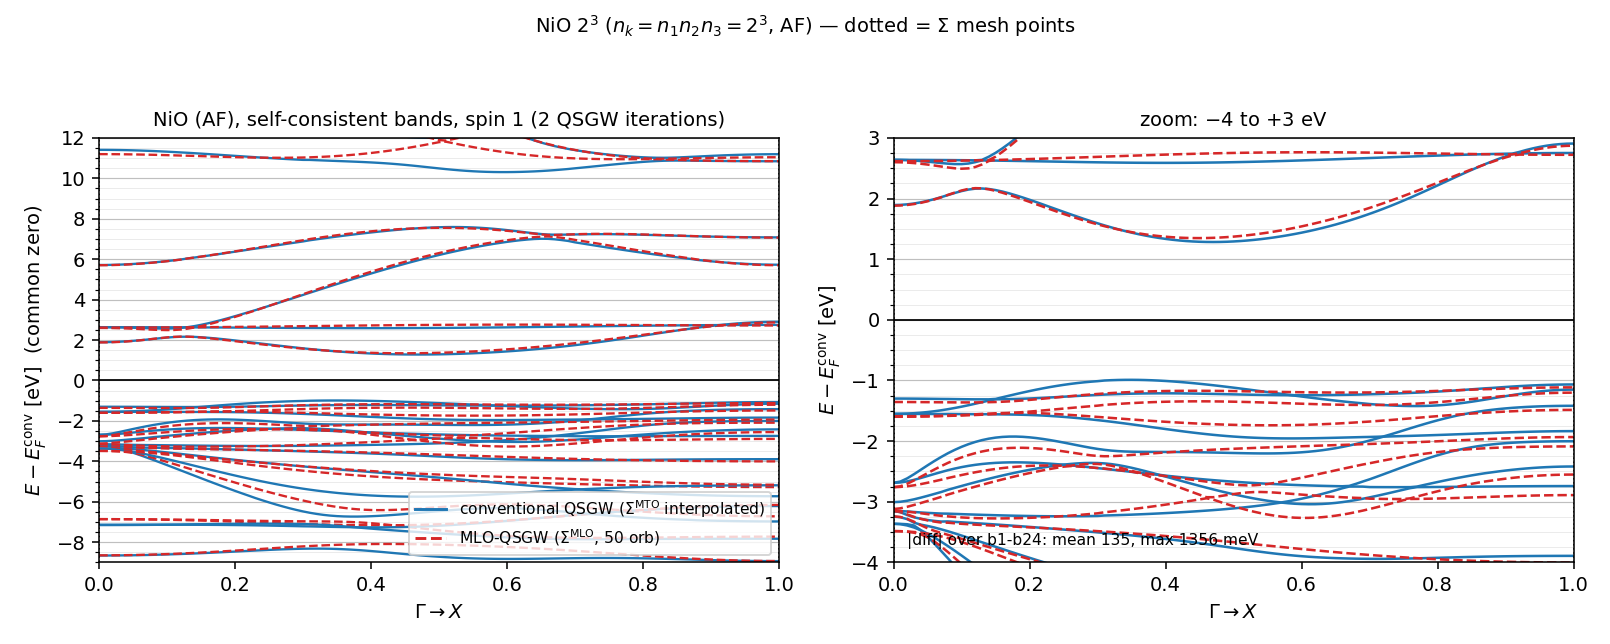

Write the Python code that produced this figure.
#!/usr/bin/env python3
"""NiO 2^3 (AF, nspin=2): conventional QSGW vs MLO-QSGW.
usage: mloqsgw_nio.py REF.dat MLO.dat OUT.png"""
import sys, numpy as np, matplotlib; matplotlib.use('Agg')
import matplotlib.pyplot as plt
from matplotlib.ticker import MultipleLocator
def rd(f):
    xs=[];es=[];cx=[];ce=[];ef=None
    for ln in open(f):
        if ln.startswith('#'):
            if 'base=eferm' in ln: ef=float(ln.split()[1])
            continue
        t=ln.split()
        if len(t)<3:
            if cx: xs.append(cx);es.append(ce);cx=[];ce=[]
            continue
        cx.append(float(t[1])); ce.append(float(t[2]))
    if cx: xs.append(cx);es.append(ce)
    return np.array(xs),np.array(es),ef
xr,er,efr = rd(sys.argv[1]); xm,em,efm = rd(sys.argv[2])
x = xr[0]; NB = min(24, er.shape[0], em.shape[0])
# plot BOTH on the conventional E_F, otherwise the E_F difference shows up as a fake rigid shift
ER = er + efr - efr; EM = em + efm - efr
fig,ax = plt.subplots(1,2,figsize=(11.5,4.6))
for ib in range(NB):
    ax[0].plot(x, ER[ib], '-',  lw=1.2, color='tab:blue')
    ax[0].plot(x, EM[ib], '--', lw=1.2, color='tab:red')
ax[0].plot([],[],'-', color='tab:blue', label='conventional QSGW ($\\Sigma^{\\rm MTO}$ interpolated)')
ax[0].plot([],[],'--',color='tab:red',  label='MLO-QSGW ($\\Sigma^{\\rm MLO}$, 50 orb)')
ax[0].set_ylabel('$E-E_F^{\\rm conv}$ [eV]  (common zero)'); ax[0].legend(fontsize=8, loc='lower right')
ax[0].set_title('NiO (AF), self-consistent bands, spin 1 (2 QSGW iterations)', fontsize=10)
d = EM[:NB]-ER[:NB]
for ib in range(NB):
    ax[1].plot(x, ER[ib], '-',  lw=1.3, color='tab:blue')
    ax[1].plot(x, EM[ib], '--', lw=1.3, color='tab:red')
ax[1].set_ylabel(r'$E-E_F^{\rm conv}$ [eV]')
ax[1].set_ylim(-4, 3)
ax[1].set_title('zoom: $-4$ to $+3$ eV', fontsize=10)
ax[1].text(0.02,0.04,f'|diff| over b1-b{NB}: mean {np.abs(d).mean()*1e3:.0f}, max {np.abs(d).max()*1e3:.0f} meV',
           transform=ax[1].transAxes, fontsize=8)
for a in ax:
    for m in (0.0,1.0): a.axvline(m,color='k',ls=':',lw=0.8)
    a.set_xlabel('$\\Gamma \\to X$'); a.set_xlim(0,1)
    a.grid(axis='y', which='major', color='0.75', lw=0.6)
    a.grid(axis='y', which='minor', color='0.9',  lw=0.4)
ax[0].yaxis.set_major_locator(MultipleLocator(2.0))   # eV
ax[0].set_ylim(-9, 12)
ax[0].yaxis.set_minor_locator(MultipleLocator(0.5))
ax[0].axhline(0.0, color='k', lw=0.9)                 # E_F
ax[1].yaxis.set_major_locator(MultipleLocator(1.0))   # eV
ax[1].yaxis.set_minor_locator(MultipleLocator(0.25))
ax[1].axhline(0.0, color='k', lw=0.9)
fig.suptitle('NiO 2$^3$ ($n_{k}=n_{1}n_{2}n_{3}=2^3$, AF) — dotted = $\\Sigma$ mesh points', fontsize=10)
plt.tight_layout(rect=[0,0,1,0.94]); plt.savefig(sys.argv[3], dpi=140)
print('wrote', sys.argv[3])
